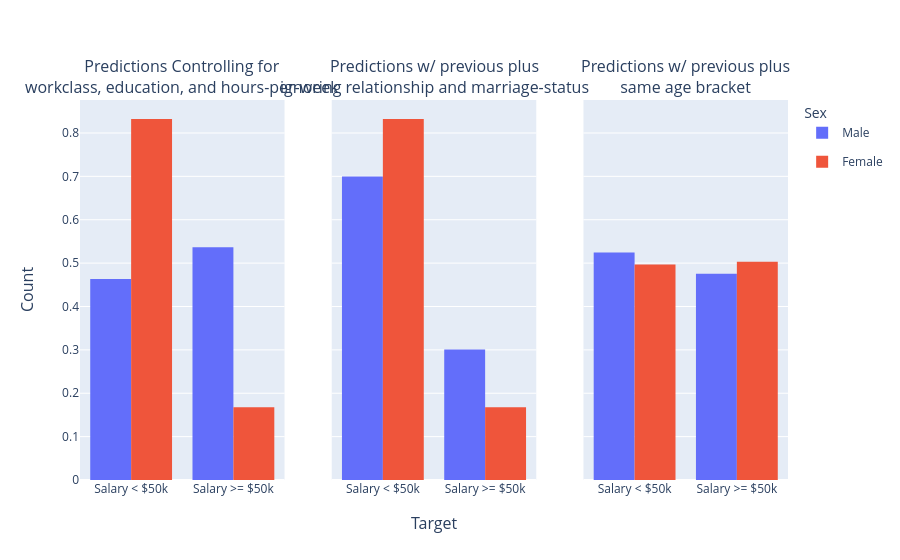

Notebook cell for this chart:
### Markdown cell above
# Section 5: Compare Bias Mitigation Techniques

This graph is shown just to give a side by side comparison of the changes controlling for the various features.

### Code cell
display_df = X_test.replace({
    "sex": {0: "Female", 1: "Male"},
    "target": {0: "Salary >= $50k", 1: "Salary < $50k"}
})

fa = px.histogram(
    display_output_a,
    x="target",
    barmode="group",
    color=display_df.sex,
    title=r"Predictions Controlling for<br>workclass, education, and hours-per-week",
    histnorm="probability density",
)

fb = px.histogram(
    display_output_b,
    x="target",
    barmode="group",
    color=display_df.sex,
    title=r"Predictions w/ previous plus<br>ignoring relationship and marriage-status",
    histnorm="probability density",
)

fc = px.histogram(
    display_output_c,
    x="target",
    barmode="group",
    color=display_df.sex,
    title=r"Predictions w/ previous plus<br>same age bracket",
    histnorm="probability density",
)

fig = compose_figures([fa, fb, fc], 1, 3, shared_yaxes=True, x_title="Target", y_title="Count")
fig.update_layout(legend_title_text="Sex")
fig.update_xaxes(categoryorder="array", categoryarray=["Salary < $50k", "Salary >= $50k"])
fig.show(width=1500, height=750)

### Figure 1 — Plotly figure (JSON) as saved in the notebook; plotly's stock layout.template omitted (floating-point values rounded to 4 significant figures; data arrays with more than 128 entries replaced by an {"elided": "..."} marker saying what was removed)
{"data": [{"alignmentgroup": "True", "bingroup": "subplot_1,1", "histnorm": "probability density", "hovertemplate": "color=Male<br>target=%{x}<br>probability density=%{y}<extra></extra>", "legendgroup": "Male", "marker": {"color": "#636efa", "pattern": {"shape": ""}}, "name": "Male", "offsetgroup": "Male", "orientation": "v", "showlegend": true, "type": "histogram", "x": {"elided": "326 str values"}, "xaxis": "x", "yaxis": "y"}, {"alignmentgroup": "True", "bingroup": "subplot_1,1", "histnorm": "probability density", "hovertemplate": "color=Female<br>target=%{x}<br>probability density=%{y}<extra></extra>", "legendgroup": "Female", "marker": {"color": "#EF553B", "pattern": {"shape": ""}}, "name": "Female", "offsetgroup": "Female", "orientation": "v", "showlegend": true, "type": "histogram", "x": {"elided": "149 str values"}, "xaxis": "x", "yaxis": "y"}, {"alignmentgroup": "True", "bingroup": "subplot_1,2", "histnorm": "probability density", "hovertemplate": "color=Male<br>target=%{x}<br>probability density=%{y}<extra></extra>", "legendgroup": "Male", "marker": {"color": "#636efa", "pattern": {"shape": ""}}, "name": "Male", "offsetgroup": "Male", "orientation": "v", "showlegend": false, "type": "histogram", "x": {"elided": "326 str values"}, "xaxis": "x2", "yaxis": "y2"}, {"alignmentgroup": "True", "bingroup": "subplot_1,2", "histnorm": "probability density", "hovertemplate": "color=Female<br>target=%{x}<br>probability density=%{y}<extra></extra>", "legendgroup": "Female", "marker": {"color": "#EF553B", "pattern": {"shape": ""}}, "name": "Female", "offsetgroup": "Female", "orientation": "v", "showlegend": false, "type": "histogram", "x": {"elided": "149 str values"}, "xaxis": "x2", "yaxis": "y2"}, {"alignmentgroup": "True", "bingroup": "subplot_1,3", "histnorm": "probability density", "hovertemplate": "color=Male<br>target=%{x}<br>probability density=%{y}<extra></extra>", "legendgroup": "Male", "marker": {"color": "#636efa", "pattern": {"shape": ""}}, "name": "Male", "offsetgroup": "Male", "orientation": "v", "showlegend": false, "type": "histogram", "x": {"elided": "326 str values"}, "xaxis": "x3", "yaxis": "y3"}, {"alignmentgroup": "True", "bingroup": "subplot_1,3", "histnorm": "probability density", "hovertemplate": "color=Female<br>target=%{x}<br>probability density=%{y}<extra></extra>", "legendgroup": "Female", "marker": {"color": "#EF553B", "pattern": {"shape": ""}}, "name": "Female", "offsetgroup": "Female", "orientation": "v", "showlegend": false, "type": "histogram", "x": {"elided": "149 str values"}, "xaxis": "x3", "yaxis": "y3"}], "layout": {"annotations": [{"font": {"size": 16}, "showarrow": false, "text": "Predictions Controlling for<br>workclass, education, and hours-per-week", "x": 0.1444, "xanchor": "center", "xref": "paper", "y": 1, "yanchor": "bottom", "yref": "paper"}, {"font": {"size": 16}, "showarrow": false, "text": "Predictions w/ previous plus<br>ignoring relationship and marriage-status", "x": 0.5, "xanchor": "center", "xref": "paper", "y": 1, "yanchor": "bottom", "yref": "paper"}, {"font": {"size": 16}, "showarrow": false, "text": "Predictions w/ previous plus<br>same age bracket", "x": 0.8556, "xanchor": "center", "xref": "paper", "y": 1, "yanchor": "bottom", "yref": "paper"}, {"font": {"size": 16}, "showarrow": false, "text": "Target", "x": 0.5, "xanchor": "center", "xref": "paper", "y": 0, "yanchor": "top", "yref": "paper", "yshift": -30}, {"font": {"size": 16}, "showarrow": false, "text": "Count", "textangle": -90, "x": 0, "xanchor": "right", "xref": "paper", "xshift": -40, "y": 0.5, "yanchor": "middle", "yref": "paper"}], "legend": {"title": {"text": "Sex"}}, "xaxis": {"anchor": "y", "categoryarray": ["Salary < $50k", "Salary >= $50k"], "categoryorder": "array", "domain": [0, 0.2889]}, "xaxis2": {"anchor": "y2", "categoryarray": ["Salary < $50k", "Salary >= $50k"], "categoryorder": "array", "domain": [0.3556, 0.6444]}, "xaxis3": {"anchor": "y3", "categoryarray": ["Salary < $50k", "Salary >= $50k"], "categoryorder": "array", "domain": [0.7111, 1]}, "yaxis": {"anchor": "x", "domain": [0, 1]}, "yaxis2": {"anchor": "x2", "domain": [0, 1], "matches": "y", "showticklabels": false}, "yaxis3": {"anchor": "x3", "domain": [0, 1], "matches": "y", "showticklabels": false}}}
